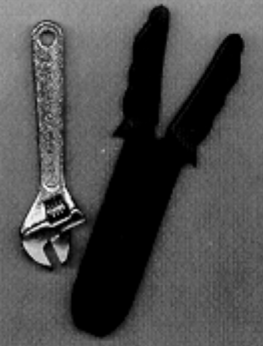
#> input picture Day2/scrr.png, 263 x 346 px, found by its file name
$ jupyter execute Day2.ipynb
#> lines starting #> are read from the running program, lines starting #| are printed output that depends on the picture; after the words box and inside, x2 and y2 are one past the last pixel; in counts of white or black regions, pixels touching at a corner belong together
# Computer Vision Journey: Day 2

## Simple Thresholding
#### The simplest approach to segment an image is using thresholding. If pixel value is greater than a threshold value, it is assigned one value (may be white), else it is assigned another value (may be black).
Reference: http://www.cse.iitd.ernet.in/~pkalra/col783-2017/Thresholding.pdf

[cell 1]
import cv2
import numpy as np
from matplotlib import pyplot as plt


img = cv2.imread('standard_test_images/scrr.png',0)
#> img is the input picture: shape (346, 263); min 0, max 250, mean 76.2

# calculate frequency of pixels in range 0-255
histg = cv2.calcHist([img],[0],None,[256],[0,256])
#> histg = 256 values, max 17375 at index 0, min 0 at index 251, mean 355.5
plt.imshow(img,cmap="gray")
plt.show()

### If f(x,y)>T then f(x,y)=0   else f(x,y)=255

[cell 2]
res=np.where(img>48,0,255) #Taking threshold as 48
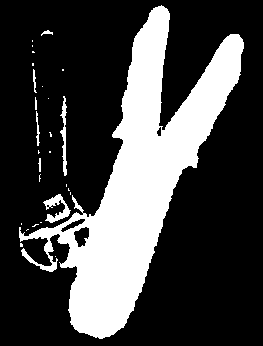
#> res: shape (346, 263) int64; 26.8% white; 28 white regions (20 under 20 px), largest, box (x1, y1, x2, y2) and area: (19, 5, 244, 339) 23551, (43, 194, 71, 223) 333, (60, 96, 67, 176) 259
plt.imshow(res,cmap="gray")
plt.show()

[cell 3]
res=np.where(img>135,0,255) #Taking threshold as 135
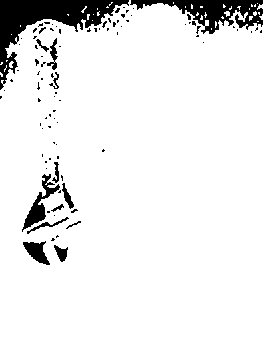
#> res: shape (346, 263) int64; 91.8% white; 93 black regions (80 under 20 px), largest, box (x1, y1, x2, y2) and area: (0, 0, 129, 90) 3398, (130, 0, 263, 34) 1902, (22, 174, 60, 232) 581
plt.imshow(res,cmap="gray")
plt.show()

[cell 4]
#Histogram plots of the above image
plt.hist(img.ravel(),256,[0,256])
plt.show()
#> figure, not shown here; tallest bar 17375 high, from x = 0 to 1

[cell 5]
plt.plot(histg)
plt.show()
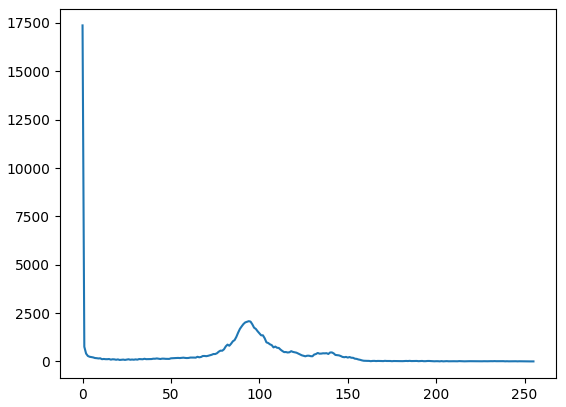
#> figure drawn by matplotlib, 1 panel; curve peaks at x = 0, y = 17375

## Automatic thresholding
#### To make segmentation more robust, the threshold should be automatically selected by the system.
### - Choosing the theshold using the image histogram
#### Regions with uniform intensity give rise to strong peaks in the histogram

[cell 6]
img2 = cv2.imread('standard_test_images/pic2.png',0)
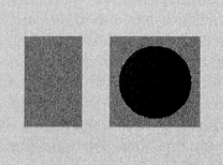
#> input picture Day2/pic2.png, 223 x 165 px, found by its file name
#> img2 is the input picture: shape (165, 223); min 0, max 229, mean 153.2
plt.imshow(img2,cmap = 'gray')
plt.show()

[cell 7]
#Lets plot the histogram
plt.hist(img2.ravel(),256,[0,256])
plt.show()
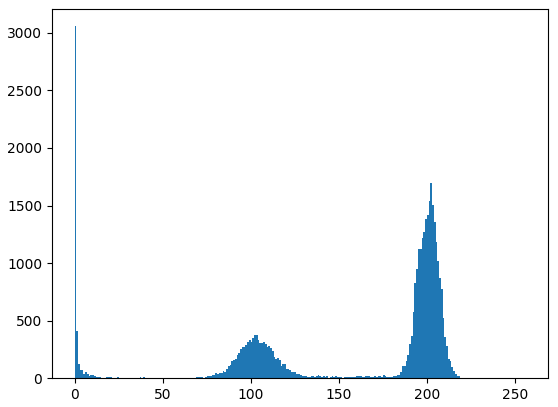
#> figure drawn by matplotlib, 1 panel; tallest bar 3058 high, from x = 0 to 1

[cell 8]
res2 = np.where(img2>=50,255,0) #segmenting out the circle object using thresholding
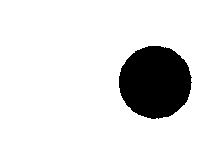
#> res2: shape (165, 223) int64; 88.7% white; 1 black region, box (x1, y1, x2, y2) and area: (119, 46, 192, 119) 4146
plt.imshow(res2,cmap='gray')
plt.show()

[cell 9]
res3 = np.where(img2>=170,255,img2) #segmenting out the squares using thresholding
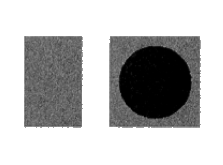
#> res3: shape (165, 223); min 0, max 255, mean 187.6
plt.imshow(res3,cmap='gray')
plt.show()

[cell 10]
res4 = np.where(img2>=170,255,0) #segmenting out the squares using thresholding
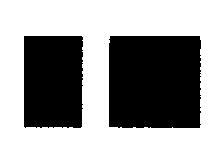
#> res4: shape (165, 223) int64; 62.8% white; 2 black regions, box (x1, y1, x2, y2) and area: (109, 36, 201, 128) 8378, (24, 36, 83, 128) 5324
plt.imshow(res4,cmap='gray')
plt.show()

## Adaptive Thresholding:
#### In this, the algorithm calculate the threshold for a small regions of the image. So we get different thresholds for different regions of the same image and it gives us better results for images with varying illumination.
### Adaptive Method - It decides how thresholding value is calculated.
Reference: https://opencv-python-tutroals.readthedocs.io/en/latest/py_tutorials/py_imgproc/py_thresholding/py_thresholding.html

[cell 11]
th2 = cv2.adaptiveThreshold(img2,255,cv2.ADAPTIVE_THRESH_MEAN_C,cv2.THRESH_BINARY,11,2)
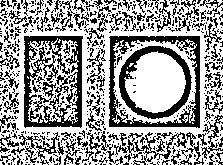
#> th2: shape (165, 223); 61.4% white; 532 black regions (429 under 20 px), largest, box (x1, y1, x2, y2) and area: (24, 36, 83, 128) 2866, (109, 36, 200, 128) 2129, (119, 46, 192, 119) 1403
#threshold value is the mean of neighbourhood area
plt.imshow(th2,cmap='gray')
plt.show()

[cell 12]
th3 = cv2.adaptiveThreshold(img2,255,cv2.ADAPTIVE_THRESH_GAUSSIAN_C,cv2.THRESH_BINARY,11,2)
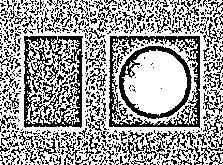
#> th3: shape (165, 223); 62.8% white; black in thin lines or dots
#threshold value is the weighted sum of neighbourhood values where weights are a gaussian window.
plt.imshow(th3,cmap='gray')
plt.show()
